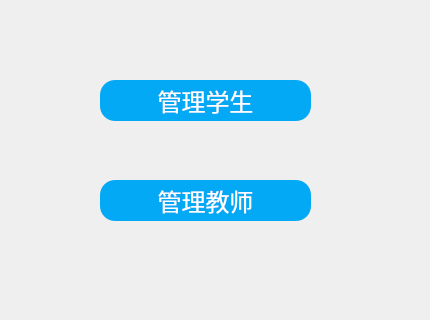
<?xml version="1.0" encoding="UTF-8"?>
<ui version="4.0">
 <class>admin</class>
 <widget class="QMainWindow" name="admin">
  <property name="geometry">
   <rect>
    <x>0</x>
    <y>0</y>
    <width>430</width>
    <height>320</height>
   </rect>
  </property>
  <property name="windowTitle">
   <string>管理员页面</string>
  </property>
  <property name="styleSheet">
   <string notr="true">*{
font-size:24px;
font-family:sans-serif;
}
#centralwidget{   
border-image:url(:/image/7.jpg);
}
QFrame{
background:rgba(0,0,0,0);
border-radius:15px;
}
QPushButton{
background:#03a9f4;
color:#fff;
border-radius:15px;
}
QLineEdit{
border-radius:15px;
color:#03a9f4;
}
QLabel{
color:#fff;
background:transparent;
font-size:30px;
}
QComboBox{
	background:#03a9f4;
color:#fff;
border-radius:15px;
}</string>
  </property>
  <widget class="QWidget" name="centralwidget">
   <widget class="QPushButton" name="pushButton">
    <property name="geometry">
     <rect>
      <x>100</x>
      <y>180</y>
      <width>211</width>
      <height>41</height>
     </rect>
    </property>
    <property name="text">
     <string>管理教师</string>
    </property>
   </widget>
   <widget class="QPushButton" name="pushButton_2">
    <property name="geometry">
     <rect>
      <x>100</x>
      <y>80</y>
      <width>211</width>
      <height>41</height>
     </rect>
    </property>
    <property name="text">
     <string>管理学生</string>
    </property>
   </widget>
  </widget>
 </widget>
 <resources/>
 <connections/>
</ui>
